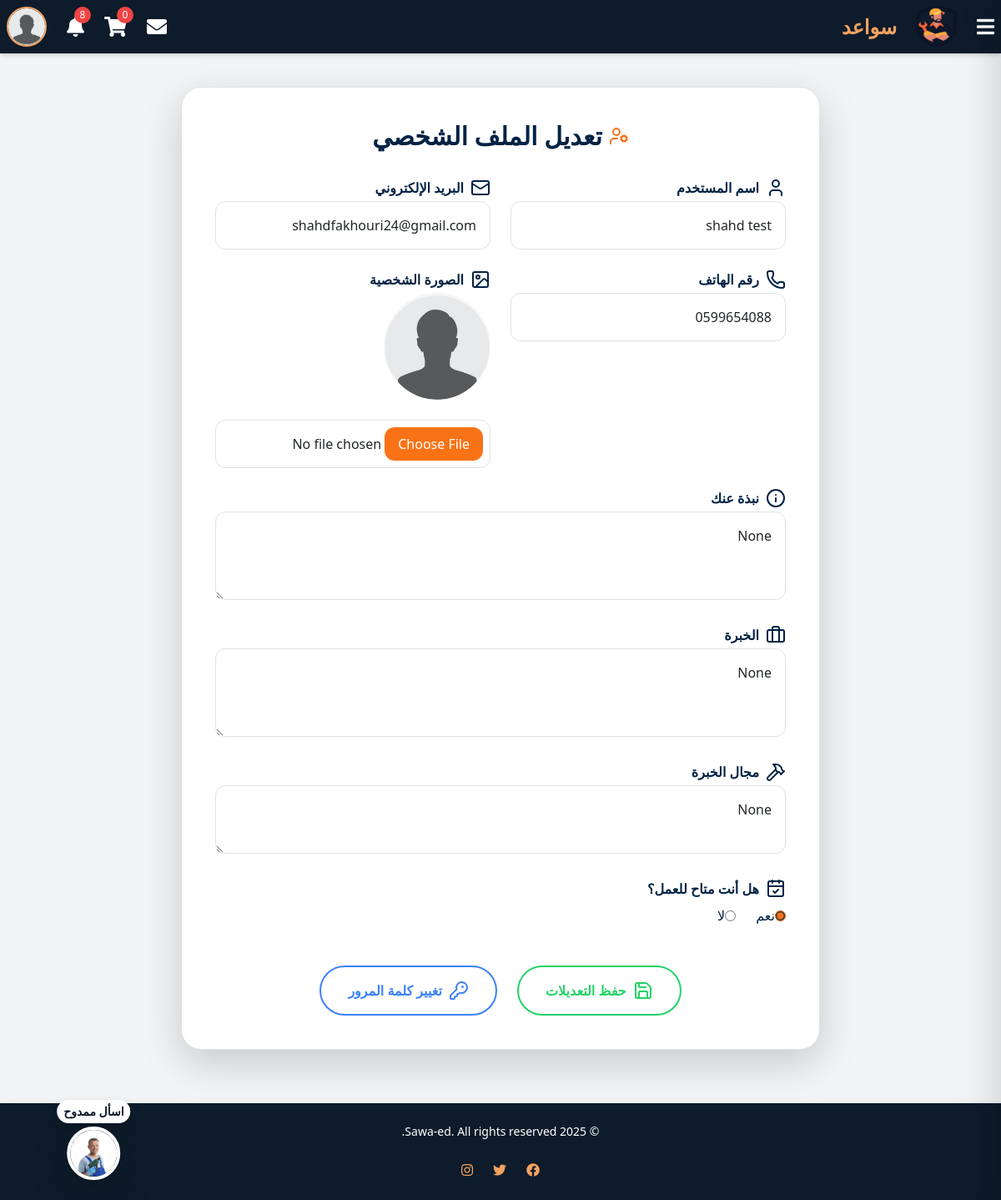
The app's page /profile/edit (signed in) with its own data.
### Sawaed_app/models.py (models this page shows, shortened)
class CustomUser(AbstractUser):
    class UserType(models.TextChoices):
        CLIENT = 'client', _('عميل')
        HANDYMAN = 'handyman', _('عامل يدوي') #the name in arabic will be edited later
    user_type = models.CharField(
        max_length=50,
        choices=UserType.choices,
        default=UserType.CLIENT
    )
    phone_regex = RegexValidator(
        regex=r'^\+?1?\d{9,15}$', #a validation on the phone number because its customed
        message="Phone number must be in the format: '+999999999'. Up to 15 digits allowed."
    )
    image = models.ImageField(upload_to='profile_pics/',default='default_profile.jpeg' ,null=True, blank=True)
    phone_number = models.CharField(validators=[phone_regex], max_length=15, unique=True, null=True, blank=True)
    email = models.EmailField(unique=True)
    bio = models.CharField(max_length=500, blank=True, null=True)
    experience = models.TextField(blank=True, null=True)
    field_of_expertise=models.TextField(blank=True, null=True)
    REQUIRED_FIELDS = ['email']
    USERNAME_FIELD = 'username'  # we could change it to email later in the project

class HandymanProfile(models.Model):
    user = models.OneToOneField(
        settings.AUTH_USER_MODEL,
        on_delete=models.CASCADE,
        related_name='handyman_profile'
    )
    location = models.CharField(max_length=255)
    availability = models.BooleanField(null=True)
    rating = models.FloatField(default=0.0)
    created_at = models.DateTimeField(auto_now_add=True)
    updated_at = models.DateTimeField(auto_now=True)

### Sawaed_app/views.py (the view, shortened to what this page needs)
# urls.py: path('profile/edit', views.edit_profile, name='edit-profile'),
def edit_profile(request):
    context={
    }
    context.update(base_view_data(request))
    return render(request, 'profile.html',context)

### Sawaed_app/context_processors.py (called while the page is built)
def notifications_processor(request):
    if request.user.is_authenticated:
        all_notifications = Notifications.objects.filter(recipient=request.user).order_by('-created_at')
        notifications = all_notifications[:10]
        unread_notifications_count =all_notifications.filter(is_read=False).count()
        return {
            'notifications': notifications,
            'unread_notifications_count': unread_notifications_count,
        }
    return {}

### Sawaed_app/views.py (called while the page is built)
def base_view_data(request):
    services=ServiceListing.objects.all()
    cart_count = 0
    if request.user.is_authenticated:
        cart_count = CartItem.objects.filter(user=request.user).count()
    data = {
        'services':services,
        'service_types': ServiceListing.SERVICE_TYPES,
        'cart_count': cart_count,
    }
    if request.user.is_authenticated:
        data['unread_messages_count'] = Message.objects.filter(receiver=request.user, is_read=False).count()
    else:
        data['unread_messages_count'] = 0
    return data

### Sawaed_app/templates/profile.html (shortened to what this page needs)
{% extends "index.html" %}
{% load static %}
{% block content %}
<div class="max-w-5xl mx-auto mt-2 bg-white p-10 rounded-3xl shadow-lg border border-gray-200">
    <h2 class="text-3xl font-bold text-[#002244] mb-8 text-center flex items-center justify-center gap-2">
        <i data-lucide="user-cog" class="text-orange-500"></i>
        تعديل الملف الشخصي
    </h2>
    <form method="POST" action="{% url 'userhome' %}" enctype="multipart/form-data" class="grid grid-cols-1 md:grid-cols-2 gap-6 ">
        <div>
            <label for="username" class="block text-[#002244] font-semibold mb-1 flex items-center gap-2">
                <i data-lucide="user"></i> اسم المستخدم
            </label>
            <input type="text" id="username" name="username" value="{{ user.username }}"
                class="w-full border border-gray-300 rounded-xl p-3 focus:outline-none focus:ring-2 focus:ring-orange-500">
        </div>
        <div>
            <label for="email" class="block text-[#002244] font-semibold mb-1 flex items-center gap-2">
                <i data-lucide="mail"></i> البريد الإلكتروني
            </label>
            <input type="email" id="email" name="email" value="{{ user.email }}"
                class="w-full border border-gray-300 rounded-xl p-3 focus:outline-none focus:ring-2 focus:ring-orange-500">
        </div>
        <div>
            <label for="phone_number" class="block text-[#002244] font-semibold mb-1 flex items-center gap-2">
                <i data-lucide="phone"></i> رقم الهاتف
            </label>
            <input type="text" id="phone_number" name="phone_number" value="{{ user.phone_number }}"
                class="w-full border border-gray-300 rounded-xl p-3 focus:outline-none focus:ring-2 focus:ring-orange-500">
        </div>
        <div>
            <label for="image" class="block text-[#002244] font-semibold mb-1 flex items-center gap-2">
                <i data-lucide="image"></i> الصورة الشخصية
            </label>
            {% if user.image %}
                <img src="{{ user.image.url }}" alt="Profile Image" class="w-32 h-32 rounded-full object-cover mb-4">
            {% else %}
                <img src="{% static 'default-profile-image.jpg' %}" alt="Default Profile Image" class="w-32 h-32 rounded-full object-cover mb-4">
            {% endif %}
            <input type="file" id="image" name="image"
                class="w-full border border-gray-300 rounded-xl p-2 file:bg-orange-500 file:text-white file:px-4 file:py-2 file:rounded-xl file:border-0">
        </div>
        {% if user.user_type == 'handyman' %}
            <div class="md:col-span-2">
                <label for="bio" class="block text-[#002244] font-semibold mb-1 flex items-center gap-2">
                    <i data-lucide="info"></i> نبذة عنك
                </label>
                <textarea id="bio" name="bio" rows="3"
                    class="w-full border border-gray-300 rounded-xl p-3 focus:outline-none focus:ring-2 focus:ring-orange-500">{{ user.bio }}</textarea>
            </div>
            <div class="md:col-span-2">
                <label for="experience" class="block text-[#002244] font-semibold mb-1 flex items-center gap-2">
                    <i data-lucide="briefcase"></i> الخبرة
                </label>
                <textarea id="experience" name="experience" rows="3"
                    class="w-full border border-gray-300 rounded-xl p-3 focus:outline-none focus:ring-2 focus:ring-orange-500">{{ user.experience }}</textarea>
            </div>
            <div class="md:col-span-2">
                <label for="field_of_expertise" class="block text-[#002244] font-semibold mb-1 flex items-center gap-2">
                    <i data-lucide="hammer"></i> مجال الخبرة
                </label>
                <textarea id="field_of_expertise" name="field_of_expertise" rows="2"
                    class="w-full border border-gray-300 rounded-xl p-3 focus:outline-none focus:ring-2 focus:ring-orange-500">{{ user.field_of_expertise }}</textarea>
            </div>
            <div class="md:col-span-2">
                <label class="block text-[#002244] font-semibold mb-2 flex items-center gap-2">
                    <i data-lucide="calendar-check"></i> هل أنت متاح للعمل؟
                </label>
                <div class="flex items-center gap-4">
                    <label class="flex items-center text-[#002244]">
                        <input type="radio" name="availability" value="True" {% if user.handyman_profile.availability %}checked{% endif %} class="accent-orange-500">
                        <span>نعم</span>
                    </label>
                    <label class="flex items-center text-[#002244]">
                        <input type="radio" name="availability" value="False" {% if not user.handyman_profile.availability %}checked{% endif %} class="accent-orange-500">
                        <span>لا</span>
                    </label>
                </div>
            </div>
        {% endif %}
        <div class="md:col-span-2 flex flex-col md:flex-row justify-center items-center gap-4 mt-6">
            <button type="submit"
                class="bg-transparent border-2 border-[#25D366] text-[#25D366] hover:bg-[#25D366] hover:text-green-500 font-semibold py-3 px-8 rounded-full transition flex items-center justify-center gap-2">
                <i data-lucide="save"></i>
                حفظ التعديلات
            </button>
            <a href="{% url 'password_change' %}"
                class="bg-transparent border-2 border-blue-500 text-blue-500 hover:bg-blue-500 hover:text-blue-500 font-semibold py-3 px-8 rounded-full transition duration-300 flex items-center justify-center gap-2">
                <i data-lucide="key-round"></i>
                تغيير كلمة المرور
            </a>
        </div>
    </form>
</div>
{% endblock %}

### Sawaed_app/templates/index.html (shortened to what this page needs)
  {% load static %}
  <!DOCTYPE html>
  <html lang="ar" dir="rtl">
  <head>
    <link href="https://cdnjs.cloudflare.com/ajax/libs/font-awesome/5.15.4/css/all.min.css" rel="stylesheet">
      <script src="https://cdn.tailwindcss.com"></script>
      <link rel="stylesheet" href="https://cdnjs.cloudflare.com/ajax/libs/bootstrap/5.1.3/css/bootstrap.min.css" />
      <link rel="stylesheet" href="{% static 'css/style.css' %}">
      <link href="https://cdnjs.cloudflare.com/ajax/libs/font-awesome/5.15.4/css/all.min.css" rel="stylesheet">
  </head>
  <body class="bg-gray-100">
      <nav class="bg-[#0d1b2a] shadow-md p-2 flex justify-between items-center text-white">
        <div class="flex items-center gap-6">
            <button onclick="toggleSidebar()" class="text-white text-2xl">
                <i class="fas fa-bars"></i>
            </button>
            <a href="{% url 'userhome' %}">
                <img class="w-12 h-12" src="{% static 'images/logo.png' %}" alt="Logo">
            </a>
            <a id="logo-anchor" href="{% url 'userhome' %}" class="text-2xl font-bold text-[#f4a261]">
                سواعد
            </a>
        </div>
        <div class="flex items-center gap-6">
            {% if user.is_authenticated %}
            <div class="relative">
              <a href="{% url 'inbox' %}" class="text-white hover:text-[#f4a261] transition">
                  <i class="fas fa-envelope text-2xl"></i>
              </a>
          </div>
            <div class="relative">
                <a href="{% url 'cart' %}" class="text-white hover:text-[#f4a261] transition">
                    <i class="fas fa-shopping-cart text-2xl"></i>
                    <span class="absolute -top-2 -right-2 bg-red-500 text-white text-xs rounded-full w-5 h-5 flex items-center justify-center">{{ cart_count }}</span>
                </a>
            </div>
            <div class="relative">
              <button id="notificationsButton" class="text-white hover:text-[#f4a261] transition relative">
                  <i class="fas fa-bell text-2xl"></i>
                  {% if unread_notifications_count > 0 %}
                  <span class="absolute -top-2 -right-2 bg-red-500 text-white text-xs rounded-full w-5 h-5 flex items-center justify-center">
                      {{ unread_notifications_count }}
                  </span>
                  {% endif %}
              </button>
            </div>
            <div class="relative">
                <img src="{{ user.image.url }}" alt="Profile" class="w-12 h-12 rounded-full border-2 border-[#f4a261] cursor-pointer"
                    onerror="this.onerror=null;this.src='{% static 'images/profile.png' %}'" id="userProfileImage">
            </div>
            {% endif %}
        </div>
    </nav>
<a href="{% url 'chat-ui' %}"
class="fixed bottom-6 left-6 transform translate-x-1/2 z-50 flex flex-col items-center space-y-1 text-sm font-semibold text-[#0d1b2a] hover:scale-105 transition-transform"
target="_blank" rel="noopener">
<span class="bg-white px-2 py-1 rounded-full shadow text-center">اسأل ممدوح</span>
<div class="w-16 h-16 rounded-full shadow-lg border-4 border-white overflow-hidden">
 <img src="{% static 'images/mamdouh.jpg' %}"
      alt="Chatbot Icon"
      class="w-full h-full object-cover">
</div>
</a>
      <main class="flex flex-col items-center justify-center p-8">
          {% block content %}{% endblock %}
      </main>
  <footer class="bg-[#0d1b2a] shadow p-4 text-white mt-8">
      <div class="flex flex-col items-center justify-center text-center">
          <div class="text-sm mb-4">
              <p>&copy; 2025 Sawa-ed. All rights reserved.</p>
          </div>
          <div class="flex items-center gap-4">
              <a href="https://www.facebook.com" target="_blank" class="text-[#f4a261] hover:text-[#e76f51]">
                  <i class="fab fa-facebook"></i>
              </a>
              <a href="https://www.twitter.com" target="_blank" class="text-[#f4a261] hover:text-[#e76f51]">
                  <i class="fab fa-twitter"></i>
              </a>
              <a href="https://www.instagram.com" target="_blank" class="text-[#f4a261] hover:text-[#e76f51]">
                  <i class="fab fa-instagram"></i>
              </a>
          </div>
      </div>
  </footer>
  </body>
  </html>

### Sawaed_app/static/css/style.css (style rules this page uses)
a { text-decoration: none; color: #0d1b2a; text-decoration: none; transition: 0.4s ease; }
#logo-anchor { color: #f4a261; }

### records on screen
CustomUser: image (placeholder picture), username "shahd test", email "shahdfakhouri24@gmail.com", phone_number "0599654088", bio "None", experience "None", field_of_expertise "None", availability "☑ نعم", availability "☐ لا"

### other values on screen
{{ cart_count }} "0"
{{ unread_notifications_count }} "8"
